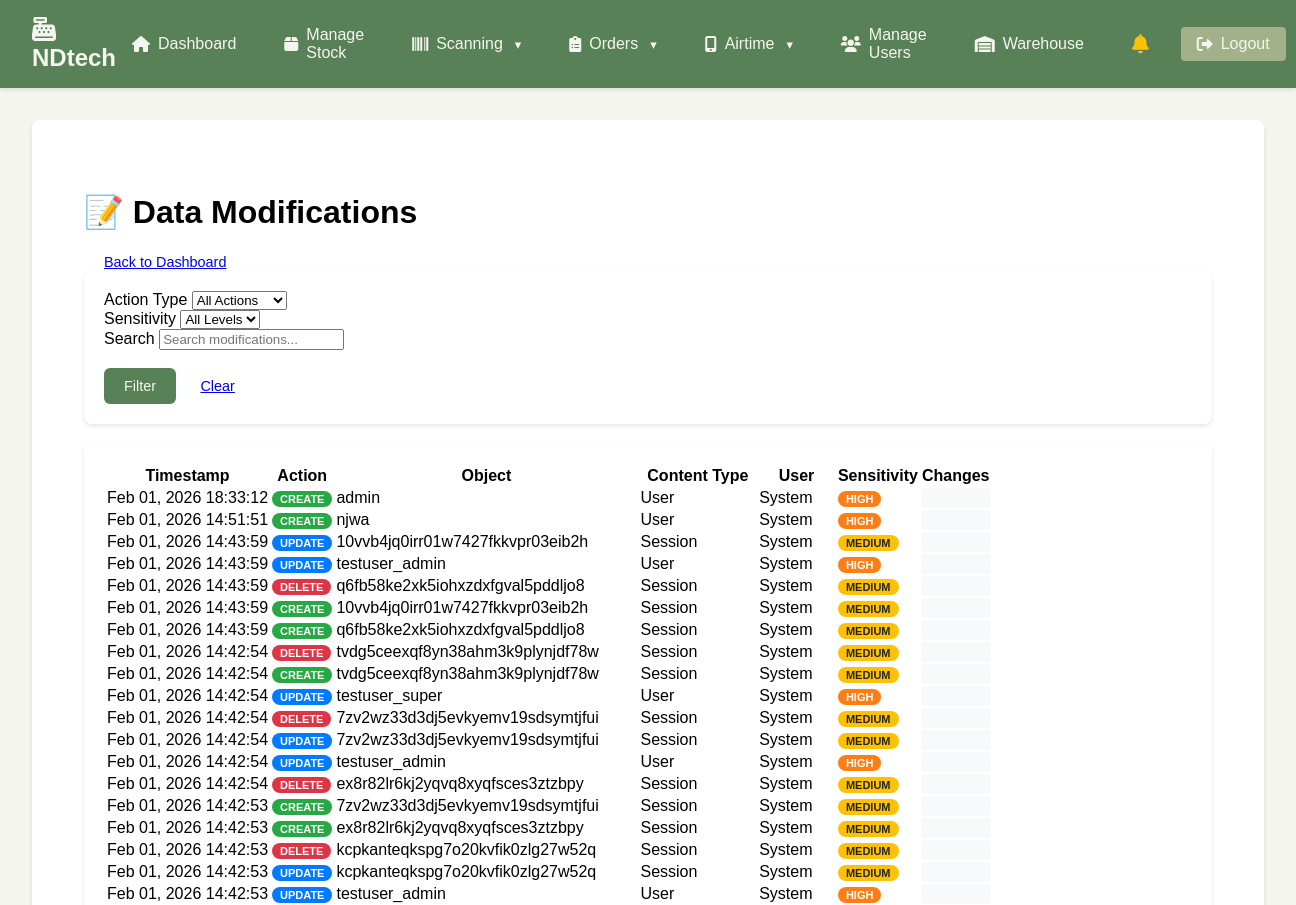
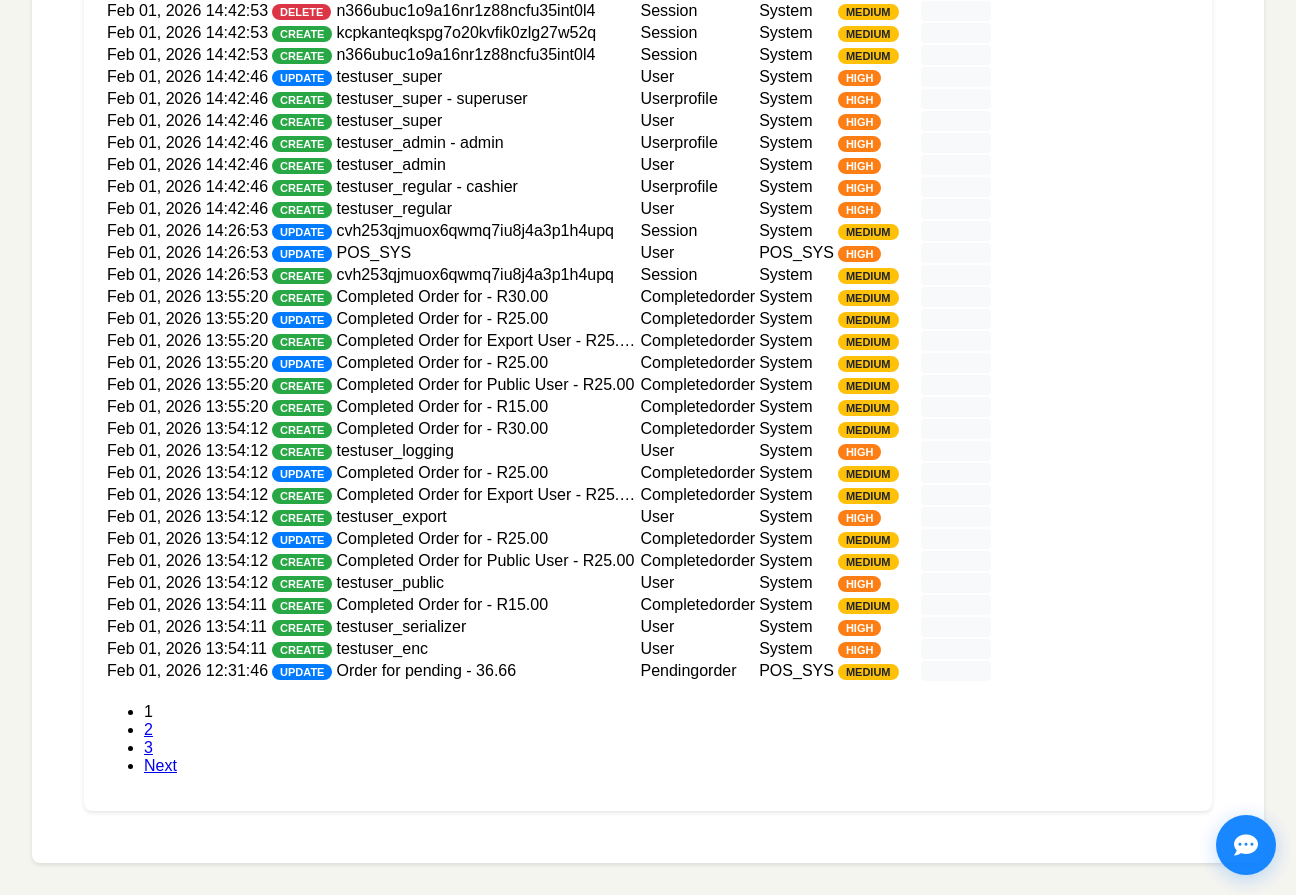
The page /audit/data-modifications/ (signed in) on the database as committed earlier (2 pictures, top to bottom).
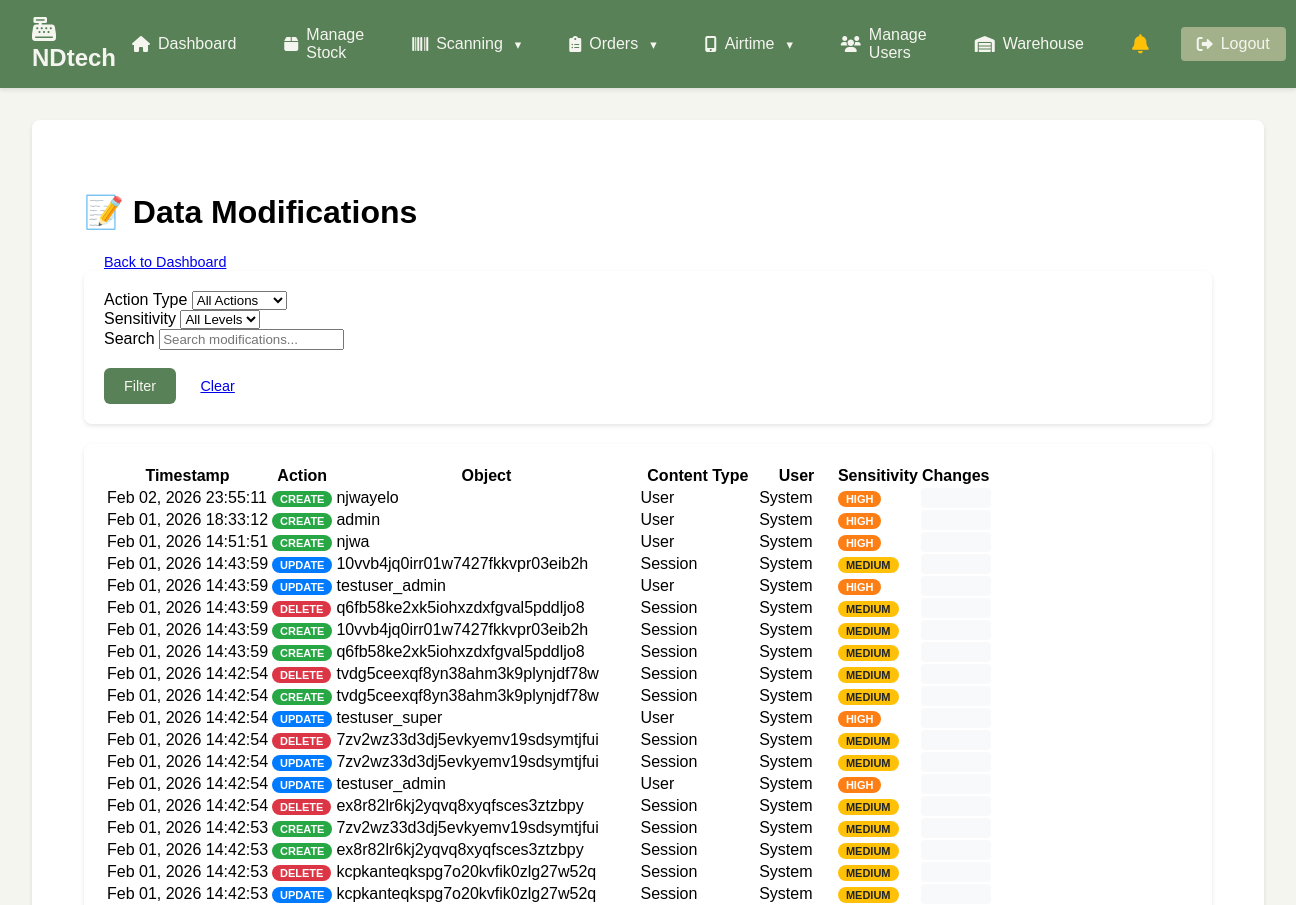
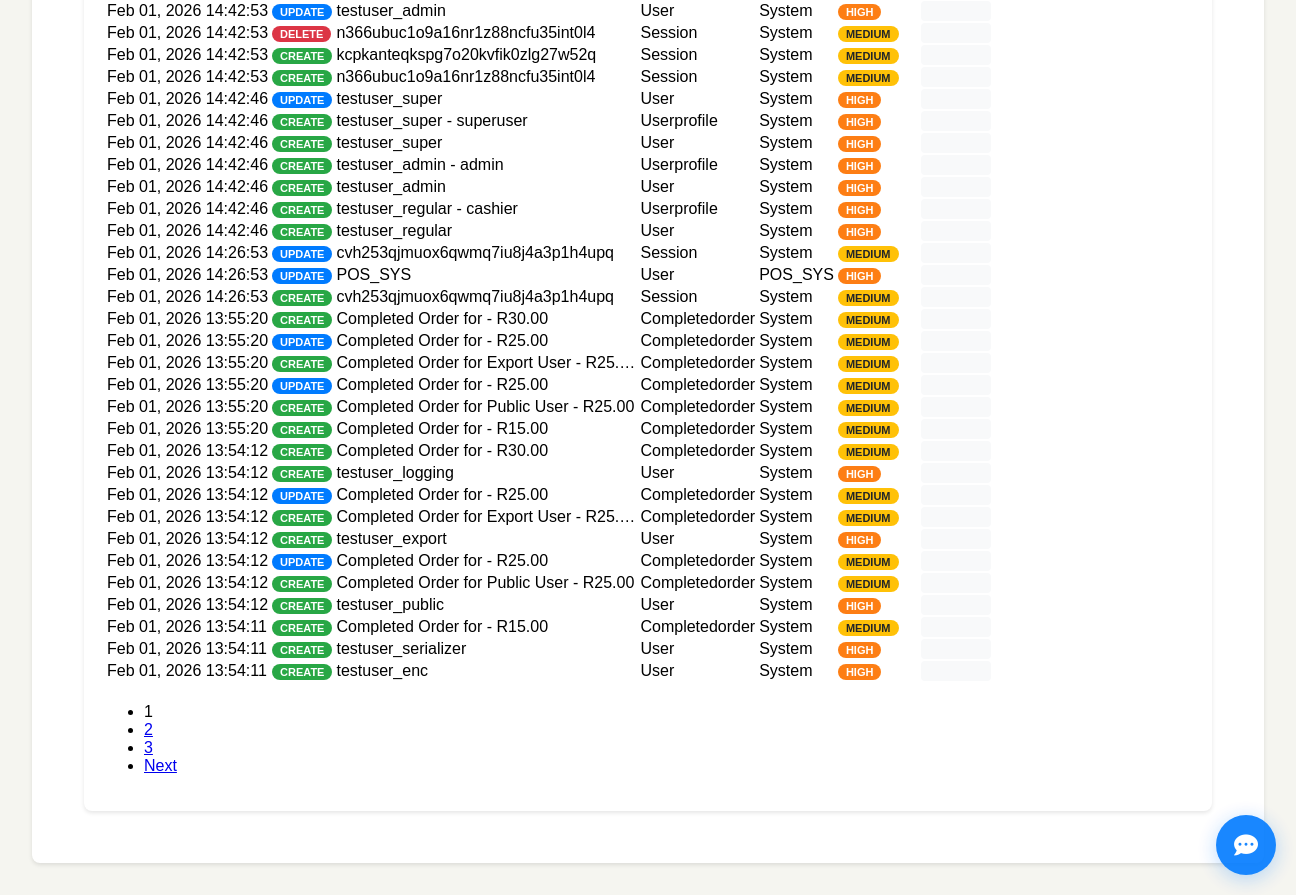
The same page on the database as committed later (2 pictures, top to bottom).
### nano/models.py (models this page shows, shortened)
class DataModificationLog(models.Model):
    ACTION_TYPES = [
        ('create', 'Create'),
        ('update', 'Update'),
        ('delete', 'Delete'),
        ('bulk_create', 'Bulk Create'),
        ('bulk_update', 'Bulk Update'),
        ('bulk_delete', 'Bulk Delete'),
    ]
    SENSITIVITY_LEVELS = [
        ('low', 'Low'),
        ('medium', 'Medium'),
        ('high', 'High'),
        ('critical', 'Critical'),
    ]
    user = models.ForeignKey(User, on_delete=models.SET_NULL, null=True, blank=True, related_name='data_modification_logs')
    action_type = models.CharField(max_length=15, choices=ACTION_TYPES)
    sensitivity = models.CharField(max_length=10, choices=SENSITIVITY_LEVELS, default='medium')
    content_type = models.CharField(max_length=100)  # Model name
    object_id = models.PositiveIntegerField(null=True, blank=True)
    object_repr = models.CharField(max_length=200, blank=True)
    changed_fields = models.JSONField(default=dict, help_text="Fields that were changed with old/new values")
    ip_address = models.GenericIPAddressField(null=True, blank=True)
    user_agent = models.TextField(blank=True, default='')
    request_method = models.CharField(max_length=10, blank=True, default='')
    request_url = models.URLField(blank=True, default='')
    old_values = models.JSONField(default=dict, help_text="Object state before modification")
    new_values = models.JSONField(default=dict, help_text="Object state after modification")
    reason = models.TextField(blank=True, help_text="Reason for modification")
    batch_id = models.CharField(max_length=50, blank=True, help_text="ID for batch operations")
    created_at = models.DateTimeField(auto_now_add=True)
    class Meta:
        ordering = ['-created_at']
        indexes = [
            models.Index(fields=['content_type', 'action_type', 'created_at']),
            models.Index(fields=['user', 'created_at']),
            models.Index(fields=['sensitivity', 'created_at']),
            models.Index(fields=['batch_id', 'created_at']),
        ]

### nano/views_audit_dashboard.py (the view)
# urls.py: path('audit/data-modifications/', views_audit_dashboard.data_modifications_view, name='data_modifications'),
@login_required
@user_passes_test(is_admin_or_manager)
def data_modifications_view(request):
    page = request.GET.get('page', 1)
    action_type = request.GET.get('action_type', '')
    sensitivity = request.GET.get('sensitivity', '')
    search = request.GET.get('search', '')
    modifications = DataModificationLog.objects.select_related('user').order_by('-created_at')
    if action_type:
        modifications = modifications.filter(action_type=action_type)
    if sensitivity:
        modifications = modifications.filter(sensitivity=sensitivity)
    if search:
        modifications = modifications.filter(
            Q(object_repr__icontains=search) |
            Q(user__username__icontains=search) |
            Q(content_type__icontains=search)
        )
    paginator = Paginator(modifications, 50)
    mods_page = paginator.get_page(page)
    context = {
        'modifications': mods_page,
        'action_types': DataModificationLog.ACTION_TYPES,
        'sensitivity_levels': DataModificationLog.SENSITIVITY_LEVELS,
        'current_filters': {
            'action_type': action_type,
            'sensitivity': sensitivity,
            'search': search,
        },
        'page_title': 'Data Modifications',
    }
    return render(request, 'nano/data_modifications.html', context)

### nano/authentication.py (called while the page is built)
    def get_user(self, user_id):
        try:
            user = User.objects.get(pk=user_id)
            if not user.is_active:
                return None
            try:
                user_profile = UserProfile.objects.get(user=user)
                if not user_profile.is_active:
                    return None
            except UserProfile.DoesNotExist:
                pass
            return user
        except User.DoesNotExist:
            return None

### nano/views_audit_dashboard.py (called while the page is built)
def is_admin_or_manager(user):
    if not user.is_authenticated:
        return False
    try:
        profile = user.userprofile
        return profile.role in ['admin', 'manager', 'superuser']
    except UserProfile.DoesNotExist:
        return user.is_staff or user.is_superuser

### nano/templates/nano/data_modifications.html (shortened to what this page needs)
{% extends "nano/base.html" %}
{% load static %}
{% block content %}
<div class="data-modifications">
    <div class="d-flex justify-content-between align-items-center mb-4">
        <h1>📝 Data Modifications</h1>
        <a href="{% url 'nano:audit_dashboard' %}" class="btn btn-outline-primary">Back to Dashboard</a>
    </div>
    <div class="filters-section">
        <form method="get" class="row g-3">
            <div class="col-md-3">
                <label for="action_type" class="form-label">Action Type</label>
                <select name="action_type" id="action_type" class="form-select">
                    <option value="">All Actions</option>
                </select>
            </div>
            <div class="col-md-3">
                <label for="sensitivity" class="form-label">Sensitivity</label>
                <select name="sensitivity" id="sensitivity" class="form-select">
                    <option value="">All Levels</option>
                </select>
            </div>
            <div class="col-md-4">
                <label for="search" class="form-label">Search</label>
                <input type="text" name="search" id="search" class="form-control"
                       value="{{ current_filters.search }}" placeholder="Search modifications...">
            </div>
            <div class="col-md-2">
                <label class="form-label">&nbsp;</label>
                <div>
                    <button type="submit" class="btn btn-primary me-2">Filter</button>
                    <a href="{% url 'nano:data_modifications' %}" class="btn btn-outline-secondary">Clear</a>
                </div>
            </div>
        </form>
    </div>
    <div class="modifications-table">
        {% if modifications %}
        <div class="table-responsive">
            <table class="table table-striped">
                <thead>
                    <tr>
                        <th>Timestamp</th>
                        <th>Action</th>
                        <th>Object</th>
                        <th>Content Type</th>
                        <th>User</th>
                        <th>Sensitivity</th>
                        <th>Changes</th>
                    </tr>
                </thead>
                <tbody>
                    {% for mod in modifications %}
                    <tr>
                        <td>{{ mod.created_at|date:"M d, Y H:i:s" }}</td>
                        <td>
                            <span class="action-type action-{{ mod.action_type }}">
                                {{ mod.get_action_type_display }}
                            </span>
                        </td>
                        <td class="mod-details" title="{{ mod.object_repr }}">
                            {{ mod.object_repr|truncatechars:50 }}
                        </td>
                        <td>{{ mod.content_type|title }}</td>
                        <td>
                            {% if mod.user %}
                                {{ mod.user.username }}
                            {% else %}
                                System
                            {% endif %}
                        </td>
                        <td>
                            <span class="sensitivity-level sensitivity-{{ mod.sensitivity }}">
                                {{ mod.get_sensitivity_display }}
                            </span>
                        </td>
                        <td class="changes-preview" title="{{ mod.changes_json }}">
                        </td>
                    </tr>
                    {% endfor %}
                </tbody>
            </table>
        </div>
        {% if modifications.has_other_pages %}
        <nav aria-label="Data modifications pagination">
            <ul class="pagination justify-content-center">
                {% for num in modifications.paginator.page_range %}
                    {% if modifications.number == num %}
                        <li class="page-item active">
                            <span class="page-link">{{ num }}</span>
                        </li>
                    {% elif num > modifications.number|add:"-3" and num < modifications.number|add:"3" %}
                        <li class="page-item">
                            <a class="page-link" href="?page={{ num }}">{{ num }}</a>
                        </li>
                    {% endif %}
                {% endfor %}
                {% if modifications.has_next %}
                    <li class="page-item">
                        <a class="page-link" href="?page={{ modifications.next_page_number }}">Next</a>
                    </li>
                {% endif %}
            </ul>
        </nav>
        {% endif %}
        {% else %}
        <div class="text-center py-5">
            <h5>No data modifications found</h5>
            <p class="text-muted">Try adjusting your filters or check back later.</p>
        </div>
        {% endif %}
    </div>
</div>
{% endblock %}

### nano/templates/nano/base.html (shortened to what this page needs)
<!DOCTYPE html>
<html lang="en">
<head>
    {% load static %}
    <link rel="stylesheet" href="{% static 'nano/styles.css' %}">
    <link rel="stylesheet" href="{% static 'nano/notifications.css' %}">
    <link rel="stylesheet" href="{% static 'nano/hamburger.css' %}">
    <link rel="stylesheet" href="https://cdnjs.cloudflare.com/ajax/libs/font-awesome/6.0.0/css/all.min.css">
</head>
<body>
    <header class="navbar">
        <div class="nav-brand">
            <h1><i class="fas fa-cash-register"></i> NDtech</h1>
        </div>
        <nav class="nav-menu">
            <a href="{% url 'home' %}" class="nav-link">
                <i class="fas fa-home"></i> Dashboard
            </a>
            <a href="{% url 'add_stock' %}" class="nav-link">
                <i class="fas fa-box"></i> Manage Stock
            </a>
            <div class="nav-dropdown">
                <button class="nav-link dropdown-toggle">
                    <i class="fas fa-barcode"></i> Scanning
                </button>
            </div>
            <div class="nav-dropdown">
                <button class="nav-link dropdown-toggle">
                    <i class="fas fa-clipboard-list"></i> Orders
                </button>
            </div>
            <div class="nav-dropdown">
                <button class="nav-link dropdown-toggle">
                    <i class="fas fa-mobile-alt"></i> Airtime
                </button>
            </div>
            {% if user.is_superuser or user.userprofile.role == 'admin' or user.userprofile.role == 'manager' %}
            <a href="{% url 'manage_users' %}" class="nav-link">
                <i class="fas fa-users"></i> Manage Users
            </a>
            <a href="{% url 'warehouse_prices' %}" class="nav-link">
                <i class="fas fa-warehouse"></i> Warehouse
            </a>
            {% endif %}
            {% if user.is_authenticated %}
            <a href="{% url 'notifications_page' %}" class="nav-link notification-bell">
                <i class="fas fa-bell"></i>
            </a>
            {% endif %}
            <a href="{% url 'logout' %}" class="nav-link logout">
                <i class="fas fa-sign-out-alt"></i> Logout
            </a>
        </nav>
    </header>
    <main class="main-content">
        <div class="content-wrapper">
            {% block content %}{% endblock %}
        </div>
    </main>
</body>
</html>

### nano/static/nano/styles.css (style rules this page uses)
body { font-family: Arial, sans-serif; margin: 0; padding: 0; background-color: #f5f5f0; }
.navbar { background-color: #588157; color: #f5f5f0; padding: 1rem 2rem; display: flex; justify-content: space-between; align-items: center; box-shadow: 0 2px 4px rgba(0,0,0,0.1); }
.nav-brand h1 { margin: 0; font-size: 1.5rem; color: #f5f5f0; }
.nav-menu { display: flex; gap: 1rem; align-items: center; }
.nav-link { color: #f5f5f0; text-decoration: none; padding: 0.5rem 1rem; border-radius: 4px; transition: background-color 0.3s; display: flex; align-items: center; gap: 0.5rem; }
.nav-link.logout { background-color: #a3b18a; color: #f5f5f0; }
.nav-dropdown { position: relative; }
.dropdown-toggle { background: none; border: none; color: #f5f5f0; cursor: pointer; padding: 0.5rem 1rem; border-radius: 4px; transition: background-color 0.3s; display: flex; align-items: center; gap: 0.5rem; font-size: inherit; font-family: inherit; }
.dropdown-toggle::after { content: '▾'; font-size: 0.8em; margin-left: 0.25rem; }
.main-content { min-height: calc(100vh - 80px); padding: 2rem; }
.content-wrapper { max-width: 1200px; margin: 0 auto; background-color: white; padding: 2rem; border-radius: 8px; box-shadow: 0 2px 4px rgba(0,0,0,0.1); }

### nano/static/nano/notifications.css (style rules this page uses)
.btn { padding: 10px 20px; border: none; border-radius: 6px; cursor: pointer; font-size: 0.9rem; transition: all 0.2s ease; }
.btn-primary { background: #588157; color: #f5f5f0; }
.notification-bell { position: relative; cursor: pointer; transition: all 0.3s ease; display: flex; align-items: center; gap: 0.5rem; }
.notification-bell i { font-size: 1.2rem; color: #333; }
.nav-link.notification-bell { color: white; text-decoration: none; padding: 0.5rem 1rem; border-radius: 4px; transition: background-color 0.3s; }
.nav-link.notification-bell i { color: #ffc107; }

### nano/templates/nano/data_modifications.html (style rules this page uses)
.data-modifications { padding: 20px; }
.filters-section { background: white; border-radius: 8px; padding: 20px; box-shadow: 0 2px 4px rgba(0,0,0,0.1); margin-bottom: 20px; }
.modifications-table { background: white; border-radius: 8px; padding: 20px; box-shadow: 0 2px 4px rgba(0,0,0,0.1); }
.table { margin-bottom: 0; }
.action-type { padding: 2px 8px; border-radius: 12px; font-size: 11px; text-transform: uppercase; font-weight: bold; }
.action-create { background: #28a745; color: white; }
.action-update { background: #007bff; color: white; }
.action-delete { background: #dc3545; color: white; }
.sensitivity-level { padding: 2px 8px; border-radius: 12px; font-size: 11px; text-transform: uppercase; font-weight: bold; }
.sensitivity-high { background: #fd7e14; color: white; }
.sensitivity-medium { background: #ffc107; color: #212529; }
.pagination { margin-top: 20px; }
.mod-details { max-width: 300px; white-space: nowrap; overflow: hidden; text-overflow: ellipsis; }
.changes-preview { font-family: monospace; font-size: 12px; background: #f8f9fa; padding: 4px 8px; border-radius: 4px; max-width: 200px; white-space: nowrap; overflow: hidden; text-overflow: ellipsis; }

Rows that differ between the two databases and show on the page:
no longer on this page (row unchanged): DataModificationLog: created_at "Feb 01, 2026 12:31:46", action_type "UPDATE", object_repr "Order for pending - 36.66", content_type "Pendingorder", user.username "POS_SYS", sensitivity "MEDIUM"
added DataModificationLog: created_at "Feb 02, 2026 23:55:11", action_type "CREATE", object_repr "njwayelo", content_type "User", shows "System", sensitivity "HIGH"
